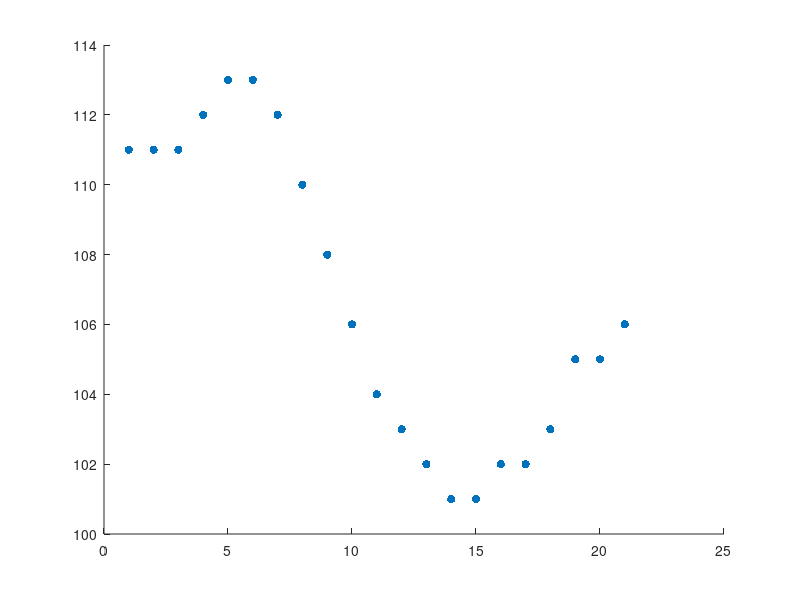

This chart was generated by the following MATLAB code: (Note: this script raises an error after producing the figure.)
% File to plot the results
clear all;
close all;

% Estimated Positions:
    % Bat 
%     X1 = [111,111,111,112,113,113,112,110,108,106,104,103,102,101,101,102,102,103,105,105,106];
%     Y1 = [151,153,159,164,168,173,175,175,174,169,163,154,148,143,143,145,152,158,164,171,174];

    % Inverse Y to get the right direction (---> 240-Y1)
    X1 = [111,111,111,112,113,113,112,110,108,106,104,103,102,101,101,102,102,103,105,105,106];
    Y1 = [89,87,81,76,72,67,65,65,66,71,77,86,92,97,97,95,88,82,76,69,66];
    
%     % Ball 
%     X1 = [145,143,143,140,138,137,136,134,133,133,131,133,132,132,132,135,134,137,137,134,137];
%     Y1 = [55, 40,29,23,21,23,29,40,56,77,102,130,100,74,52,34,21,12,8,9,12];
    
    % Inverse Y to get the right direction (---> 240-Y1)
%     X1 = [145,143,143,140,138,137,136,134,133,133,131,133,132,132,132,135,134,137,137,134,137];
%     Y1 = [185, 200,211,217,219,217,211,200,184,163,138,110,140,166,188,206,219,228,232,231,228];

% % Real Positions:
%     % Bat 
%     X2 = [111,113,113,115,115,113,111,109,107,105,103,103,103,103,103,105,105,105,105,107];
%     Y2 = [149,153,159,163,167,171,171,169,165,159,151,143,139,139,141,147,153,161,165,169];

    % Inverse Y to get the right direction (---> 240-Y1)
    X2 = [111,111,113,113,115,115,113,111,109,107,105,103,103,103,103,103,105,105,105,105,107];
    Y2 = [93,91,87,81,77,73,69,69,71,75,81,89,97,101,101,99,93,87,79,75,71];    
    
%     % Ball 
%     X2 = [143,142,141,140,140,139,137,136,134,133,131,131,132,131,133,134,135,135,135,136,136];
%     Y2 = [55,42,31,24,21,23,30,42,59,81,112,135,105,79,55,36,22,13,9,9,13];

    % Inverse Y to get the right direction (---> 240-Y1)
%     X2 = [143,142,141,140,140,139,137,136,134,133,131,131,132,131,133,134,135,135,135,136,136];
%     Y2 = [185,198,209,216,219,217,210,198,181,159,128,105,135,161,185,204,218,227,231,231,227];
    
    x = [1,2,3,4,5,6,7,8,9,10,11,12,13,14,15,16,17,18,19,20,21];

hold on;
s1 = scatter3(x,(X1),(Y1),'filled');
s1.MarkerEdgeColor = 'b';
% s1.MarkerEdgeColor = 'g';
s2 = scatter3(x,(X2),(Y2),'filled');
s2.MarkerEdgeColor = 'r';
% s2.MarkerEdgeColor = 'm';
view(-30,10);


% Pick your axes HERE             <------ 2
% title('Bat Trajectory');
title('Bat Trajectory');
xlabel('Frame ID (time)') ;
ylabel('X coordinates   -   (nb of pixels)') ;
zlabel('Y coordinates   -   (nb of pixels)') ;

% Choose your Xmin & Xmax HERE    <------ 3
% Bat
xMin = 0;
xMax = 25;
ylim([xMin xMax]);
yMin = 95;
yMax = 120;
ylim([yMin yMax]);
zMin = 50;
zMax = 120;
zlim([zMin zMax]);

% Ball
% xMin = 0;
% xMax = 25;
% ylim([xMin xMax]);
% yMin = 50;
% yMax = 200;
% ylim([yMin yMax]);
% zMin = 100;
% zMax = 250;
% zlim([zMin zMax]);

for i = 1:(length(X1)-1)
    x1 = x(i);
    y1 = (X1(i));
    z1 = (Y1(i));
    x2 = x(i+1);
    y2 = (X1(i+1));
    z2 = (Y1(i+1));
%     plot([x1,x2], [y1, y2], 'b-', 'LineWidth', 2);
    plot3([x1,x2], [y1, y2],[z1, z2], 'b-', 'LineWidth', 2);
    set(gca,'FontSize',20)
end

for i = 1:(length(X2)-1)
    x1 = x(i);
    y1 = (X2(i));
    z1 = (Y2(i));
    x2 = x(i+1);
    y2 = (X2(i+1));
    z2 = (Y2(i+1));
%     plot([x1,x2], [y1, y2], 'r-', 'LineWidth', 2);
    plot3([x1,x2], [y1, y2],[z1, z2], 'r-', 'LineWidth', 2);
    set(gca,'FontSize',20)
end
